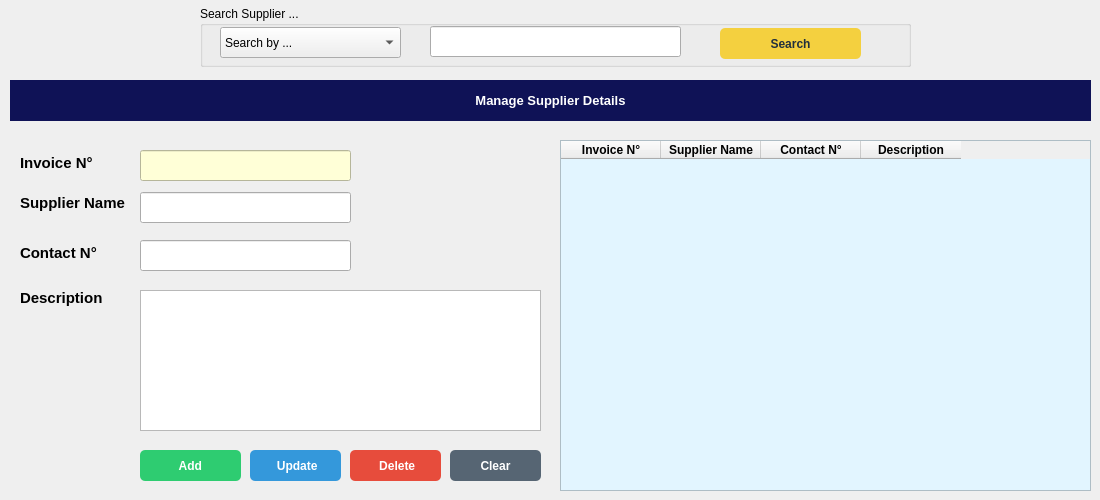
     <widget class="QWidget" name="tab_3">
      <attribute name="title">
       <string>Supplier</string>
      </attribute>
      <widget class="QLabel" name="label_6">
       <property name="geometry">
        <rect>
         <x>10</x>
         <y>80</y>
         <width>1081</width>
         <height>41</height>
        </rect>
       </property>
       <property name="font">
        <font>
         <pointsize>10</pointsize>
         <weight>75</weight>
         <bold>true</bold>
        </font>
       </property>
       <property name="styleSheet">
        <string notr="true">background-color: rgb(15, 18, 86);
color: rgb(255, 255, 255);</string>
       </property>
       <property name="text">
        <string>Manage Supplier Details</string>
       </property>
       <property name="alignment">
        <set>Qt::AlignCenter</set>
       </property>
      </widget>
      <widget class="QLabel" name="label_7">
       <property name="geometry">
        <rect>
         <x>20</x>
         <y>152</y>
         <width>81</width>
         <height>21</height>
        </rect>
       </property>
       <property name="font">
        <font>
         <pointsize>11</pointsize>
         <weight>75</weight>
         <bold>true</bold>
        </font>
       </property>
       <property name="text">
        <string>Invoice N°</string>
       </property>
      </widget>
      <widget class="QLineEdit" name="Supp_invoice_No">
       <property name="geometry">
        <rect>
         <x>140</x>
         <y>150</y>
         <width>211</width>
         <height>31</height>
        </rect>
       </property>
       <property name="styleSheet">
        <string notr="true">background-color: rgb(255, 255, 215);</string>
       </property>
      </widget>
      <widget class="QLineEdit" name="Supp_Name">
       <property name="geometry">
        <rect>
         <x>140</x>
         <y>192</y>
         <width>211</width>
         <height>31</height>
        </rect>
       </property>
      </widget>
      <widget class="QLabel" name="label_8">
       <property name="geometry">
        <rect>
         <x>20</x>
         <y>192</y>
         <width>121</width>
         <height>21</height>
        </rect>
       </property>
       <property name="font">
        <font>
         <pointsize>11</pointsize>
         <weight>75</weight>
         <bold>true</bold>
        </font>
       </property>
       <property name="text">
        <string>Supplier Name</string>
       </property>
      </widget>
      <widget class="QLabel" name="label_29">
       <property name="geometry">
        <rect>
         <x>20</x>
         <y>242</y>
         <width>91</width>
         <height>21</height>
        </rect>
       </property>
       <property name="font">
        <font>
         <pointsize>11</pointsize>
         <weight>75</weight>
         <bold>true</bold>
        </font>
       </property>
       <property name="text">
        <string>Contact N°</string>
       </property>
      </widget>
      <widget class="QLineEdit" name="Supp_Contact_No">
       <property name="geometry">
        <rect>
         <x>140</x>
         <y>240</y>
         <width>211</width>
         <height>31</height>
        </rect>
       </property>
      </widget>
      <widget class="QLabel" name="label_11">
       <property name="geometry">
        <rect>
         <x>20</x>
         <y>287</y>
         <width>91</width>
         <height>21</height>
        </rect>
       </property>
       <property name="font">
        <font>
         <pointsize>11</pointsize>
         <weight>75</weight>
         <bold>true</bold>
        </font>
       </property>
       <property name="text">
        <string>Description</string>
       </property>
      </widget>
      <widget class="QTextEdit" name="Supp_Description">
       <property name="geometry">
        <rect>
         <x>140</x>
         <y>290</y>
         <width>401</width>
         <height>141</height>
        </rect>
       </property>
      </widget>
      <widget class="QPushButton" name="Supplier_Delete_Btn">
       <property name="geometry">
        <rect>
         <x>350</x>
         <y>450</y>
         <width>91</width>
         <height>31</height>
        </rect>
       </property>
       <property name="font">
        <font>
         <weight>75</weight>
         <bold>true</bold>
        </font>
       </property>
       <property name="cursor">
        <cursorShape>PointingHandCursor</cursorShape>
       </property>
       <property name="styleSheet">
        <string notr="true">QPushButton{
  background-color: rgb(231, 76, 60);
  color: rgb(255, 255, 255);
  border-radius: 5px;
}
QPushButton::pressed{
	padding-left:5px;
	padding-top: 5px;
	background-color: rgb(236, 112, 99);
}</string>
       </property>
       <property name="text">
        <string> Delete</string>
       </property>
       <property name="icon">
        <iconset resource="images_rc.qrc">
         <normaloff>:/images/Images/bin.png</normaloff>:/images/Images/bin.png</iconset>
       </property>
       <property name="iconSize">
        <size>
         <width>15</width>
         <height>15</height>
        </size>
       </property>
      </widget>
      <widget class="QPushButton" name="Supplier_Save_Btn">
       <property name="geometry">
        <rect>
         <x>140</x>
         <y>450</y>
         <width>101</width>
         <height>31</height>
        </rect>
       </property>
       <property name="font">
        <font>
         <weight>75</weight>
         <bold>true</bold>
        </font>
       </property>
       <property name="cursor">
        <cursorShape>PointingHandCursor</cursorShape>
       </property>
       <property name="styleSheet">
        <string notr="true">QPushButton{
  background-color: rgb(46, 204, 113);
  color: rgb(255, 255, 255);
  border-radius: 5px;
}
QPushButton::pressed{
	padding-left:5px;
	padding-top: 5px;
	background-color: rgb(130, 224, 170);
}</string>
       </property>
       <property name="text">
        <string> Add </string>
       </property>
       <property name="icon">
        <iconset resource="images_rc.qrc">
         <normaloff>:/images/Images/add.png</normaloff>:/images/Images/add.png</iconset>
       </property>
       <property name="iconSize">
        <size>
         <width>15</width>
         <height>15</height>
        </size>
       </property>
      </widget>
      <widget class="QPushButton" name="Supplier_Update_Btn">
       <property name="geometry">
        <rect>
         <x>250</x>
         <y>450</y>
         <width>91</width>
         <height>31</height>
        </rect>
       </property>
       <property name="font">
        <font>
         <weight>75</weight>
         <bold>true</bold>
        </font>
       </property>
       <property name="cursor">
        <cursorShape>PointingHandCursor</cursorShape>
       </property>
       <property name="styleSheet">
        <string notr="true">QPushButton{
  background-color: rgb(52, 152, 219);
  color: rgb(255, 255, 255);
  border-radius: 5px;
}
QPushButton::pressed{
	padding-left:5px;
	padding-top: 5px;
	background-color: rgb(93, 173, 226);
}</string>
       </property>
       <property name="text">
        <string> Update</string>
       </property>
       <property name="icon">
        <iconset resource="images_rc.qrc">
         <normaloff>:/images/Images/refresh.png</normaloff>:/images/Images/refresh.png</iconset>
       </property>
      </widget>
      <widget class="QPushButton" name="Supplier_Clear_Btn">
       <property name="geometry">
        <rect>
         <x>450</x>
         <y>450</y>
         <width>91</width>
         <height>31</height>
        </rect>
       </property>
       <property name="font">
        <font>
         <weight>75</weight>
         <bold>true</bold>
        </font>
       </property>
       <property name="cursor">
        <cursorShape>PointingHandCursor</cursorShape>
       </property>
       <property name="styleSheet">
        <string notr="true">QPushButton{
  background-color: rgb(86, 101, 115);
  color: rgb(255, 255, 255);
  border-radius: 5px;
}
QPushButton::pressed{
	padding-left:5px;
	padding-top: 5px;
	background-color: rgb(128, 139, 150);
}</string>
       </property>
       <property name="text">
        <string>Clear</string>
       </property>
       <property name="icon">
        <iconset resource="images_rc.qrc">
         <normaloff>:/images/Images/clean.png</normaloff>:/images/Images/clean.png</iconset>
       </property>
      </widget>
      <widget class="QTableWidget" name="Supp_tableWidget">
       <property name="geometry">
        <rect>
         <x>560</x>
         <y>140</y>
         <width>531</width>
         <height>351</height>
        </rect>
       </property>
       <property name="styleSheet">
        <string notr="true">QTableWidget#Supp_tableWidget{
background-color: rgb(226, 245, 255);
}</string>
       </property>
       <property name="rowCount">
        <number>0</number>
       </property>
       <column>
        <property name="text">
         <string>Invoice N°</string>
        </property>
        <property name="font">
         <font>
          <weight>75</weight>
          <bold>true</bold>
         </font>
        </property>
        <property name="textAlignment">
         <set>AlignCenter</set>
        </property>
       </column>
       <column>
        <property name="text">
         <string>Supplier Name</string>
        </property>
        <property name="font">
         <font>
          <weight>75</weight>
          <bold>true</bold>
         </font>
        </property>
        <property name="textAlignment">
         <set>AlignCenter</set>
        </property>
       </column>
       <column>
        <property name="text">
         <string>Contact N°</string>
        </property>
        <property name="font">
         <font>
          <weight>75</weight>
          <bold>true</bold>
         </font>
        </property>
        <property name="textAlignment">
         <set>AlignCenter</set>
        </property>
       </column>
       <column>
        <property name="text">
         <string>Description</string>
        </property>
        <property name="font">
         <font>
          <weight>75</weight>
          <bold>true</bold>
         </font>
        </property>
        <property name="textAlignment">
         <set>AlignCenter</set>
        </property>
       </column>
      </widget>
      <widget class="QGroupBox" name="groupBox_8">
       <property name="geometry">
        <rect>
         <x>200</x>
         <y>6</y>
         <width>711</width>
         <height>61</height>
        </rect>
       </property>
       <property name="title">
        <string>Search Supplier ...</string>
       </property>
       <widget class="QComboBox" name="Supp_SearchBy_Comb">
        <property name="geometry">
         <rect>
          <x>20</x>
          <y>21</y>
          <width>181</width>
          <height>31</height>
         </rect>
        </property>
        <item>
         <property name="text">
          <string>Search by ...</string>
         </property>
        </item>
        <item>
         <property name="text">
          <string>Invoice_N</string>
         </property>
        </item>
        <item>
         <property name="text">
          <string>Supplier_Name</string>
         </property>
        </item>
        <item>
         <property name="text">
          <string>Contact_N</string>
         </property>
        </item>
       </widget>
       <widget class="QLineEdit" name="Supp_Search_box">
        <property name="geometry">
         <rect>
          <x>230</x>
          <y>20</y>
          <width>251</width>
          <height>31</height>
         </rect>
        </property>
       </widget>
       <widget class="QPushButton" name="Supp_Search_Btn">
        <property name="geometry">
         <rect>
          <x>520</x>
          <y>22</y>
          <width>141</width>
          <height>31</height>
         </rect>
        </property>
        <property name="font">
         <font>
          <weight>75</weight>
          <bold>true</bold>
         </font>
        </property>
        <property name="cursor">
         <cursorShape>PointingHandCursor</cursorShape>
        </property>
        <property name="styleSheet">
         <string notr="true">QPushButton{
  background-color: rgb(244, 208, 63);
  color: rgb(33, 47, 61);
  border-radius: 5px;
}
QPushButton::pressed{
	padding-left:2px;
	padding-top: 3px;
	background-color: rgb(248, 196, 113);
}</string>
        </property>
        <property name="text">
         <string>Search</string>
        </property>
       </widget>
      </widget>
     </widget>
